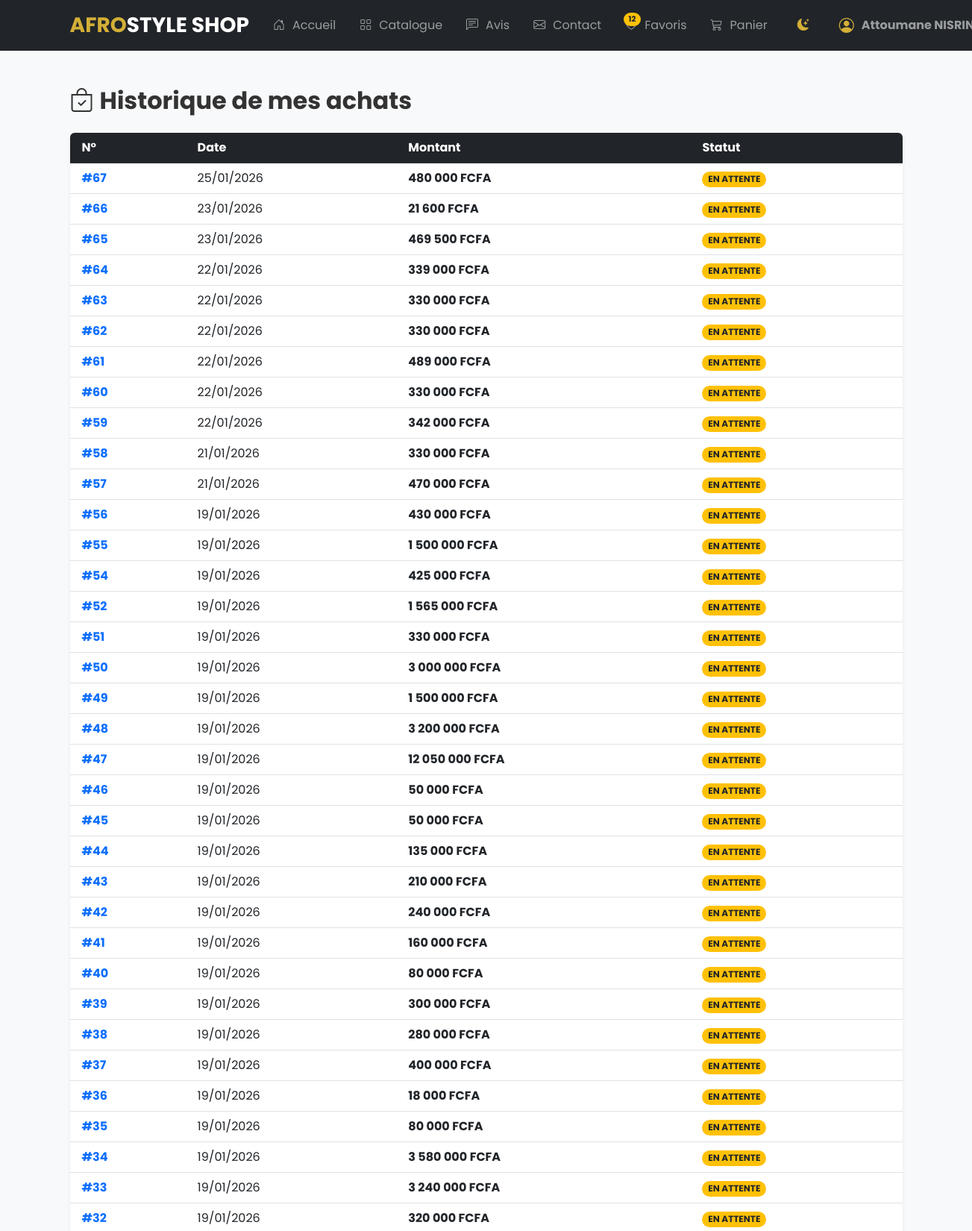
/commandes.php (signed in, upper part), run on the app's committed database.
### tables this page shows
CREATE TABLE IF NOT EXISTS `commande` (
  `id_commande` int NOT NULL AUTO_INCREMENT,
  `id_utilisateur` int NOT NULL,
  `date_commande` timestamp NULL DEFAULT CURRENT_TIMESTAMP,
  `montant_total` decimal(10,2) NOT NULL,
  `statut_commande` enum('en_attente','validee','expediee','livree','annulee') DEFAULT 'en_attente',
  PRIMARY KEY (`id_commande`),
  KEY `fk_commande_utilisateur` (`id_utilisateur`),
  CONSTRAINT `fk_commande_utilisateur` FOREIGN KEY (`id_utilisateur`) 
    REFERENCES `utilisateurs` (`id_utilisateur`) 
    ON DELETE CASCADE ON UPDATE CASCADE
);

### commandes.php (the view, shortened to what this page needs)
<?php
require_once 'commun/connexiondb.php';
$user_id = $_SESSION['utilisateur_id'];
include_once 'commun/header.php';
$sql = "SELECT * FROM commande WHERE id_utilisateur = ? ORDER BY date_commande DESC";
$stmt = $pdo->prepare($sql);
$stmt->execute([$user_id]);
$mes_commandes = $stmt->fetchAll();
?>
<div class="container py-5" style="min-height: 70vh;">
    <h2 class="fw-bold mb-4"><i class="bi bi-bag-check me-2"></i>Historique de mes achats</h2>
    <?php if(empty($mes_commandes)): ?>
        <div class="alert alert-light border shadow-sm p-4 text-center">
            <p>Vous n'avez pas encore passé de commande.</p>
            <a href="catalogue.php" class="btn btn-warning rounded-pill">Boutique</a>
        </div>
    <?php else: ?>
        <div class="table-responsive shadow-sm rounded">
            <table class="table table-hover align-middle bg-white mb-0">
                <thead class="table-dark">
                    <tr>
                        <th class="ps-3">N°</th>
                        <th>Date</th>
                        <th>Montant</th>
                        <th>Statut</th>
                    </tr>
                </thead>
                <tbody>
                    <?php foreach($mes_commandes as $cmd): ?>
                    <tr>
                        <td class="ps-3 fw-bold text-primary">#<?= $cmd['id_commande'] ?></td>
                        <td><?= date('d/m/Y', strtotime($cmd['date_commande'])) ?></td>
                        <td class="fw-bold"><?= number_format($cmd['montant_total'], 0, ',', ' ') ?> FCFA</td>
                        <td>
                            <span class="badge rounded-pill bg-warning text-dark">
                                <?= strtoupper(str_replace('_', ' ', $cmd['statut_commande'])) ?>
                            </span>
                        </td>
                    </tr>
                    <?php endforeach; ?>
                </tbody>
            </table>
        </div>
    <?php endif; ?>
</div>
<?php include_once 'commun/footer.php'; ?>

### commun/header.php (shortened to what this page needs)
<?php
$currentPage = basename($_SERVER['PHP_SELF']);
$nbFavoris = isset($_SESSION['favoris']) ? count($_SESSION['favoris']) : 0;
$isConnecte = isset($_SESSION['utilisateur_id']);
$userName = $_SESSION['utilisateur_nom'] ?? 'Mon compte';
?>
<!DOCTYPE html>
<html lang="fr" id="html-tag">
<head>
    <link href="https://cdn.jsdelivr.net/npm/bootstrap@5.3.0/dist/css/bootstrap.min.css" rel="stylesheet">
    <link rel="stylesheet" href="https://cdn.jsdelivr.net/npm/bootstrap-icons@1.11.0/font/bootstrap-icons.css">
    <link rel="stylesheet" href="public/CSS/style.css">
</head>
<body>
<nav class="navbar navbar-expand-lg navbar-dark bg-dark sticky-top">
    <div class="container">
        <a class="navbar-brand fw-bold fs-3" href="index.php">
            <span style="color: var(--afro-gold);">AFRO</span>STYLE SHOP
        </a>
        <div class="collapse navbar-collapse" id="navbarMenu">
            <ul class="navbar-nav ms-auto align-items-center">
                <li class="nav-item">
                    <a class="nav-link px-3 <?= ($currentPage == 'index.php') ? 'active-page' : '' ?>" href="index.php">
                        <i class="bi bi-house-door"></i> Accueil
                    </a>
                </li>
                <li class="nav-item">
                    <a class="nav-link px-3 <?= ($currentPage == 'catalogue.php') ? 'active-page' : '' ?>" href="catalogue.php">
                        <i class="bi bi-grid"></i> Catalogue
                    </a>
                </li>
                <li class="nav-item">
                    <a class="nav-link px-3 <?= ($currentPage == 'avis.php') ? 'active-page' : '' ?>" href="avis.php">
                        <i class="bi bi-chat-left-text"></i> Avis
                    </a>
                </li>
                <li class="nav-item">
                    <a class="nav-link px-3 <?= ($currentPage == 'contact.php') ? 'active-page' : '' ?>" href="contact.php">
                        <i class="bi bi-envelope"></i> Contact
                    </a>
                </li>
                <li class="nav-item">
                    <a class="nav-link px-3" href="favoris.php">
                        <div class="position-relative">
                            <?php if($nbFavoris > 0): ?><span class="badge rounded-pill bg-warning text-dark badge-notify"><?= $nbFavoris ?></span><?php endif; ?>
                        </div>
                        <span>Favoris</span>
                    </a>
                </li>
                <li class="nav-item me-lg-2">
                    <a class="nav-link px-3" href="panier.php">
                        <div class="position-relative">
                            <i class="bi bi-cart3"></i>
                        </div>
                        <span>Panier</span>
                    </a>
                </li>
                <li class="nav-item px-lg-2">
                    <a class="nav-link text-warning" id="theme-toggle" href="#">
                        <i class="bi bi-moon-stars-fill" id="theme-icon"></i>
                    </a>
                </li>
                <li class="nav-item dropdown border-lg-start ps-lg-3">
                    <?php if($isConnecte): ?>
                        <a class="nav-link dropdown-toggle" href="#" id="manualDropdownBtn">
                            <i class="bi bi-person-circle text-warning fs-5"></i>
                            <span class="fw-bold"><?= htmlspecialchars($userName) ?></span>
                        </a>
                    <?php else: ?>
                        <a class="btn btn-outline-warning btn-sm px-4 rounded-pill fw-bold" href="connexion.php">CONNEXION</a>
                    <?php endif; ?>
                </li>
            </ul>
        </div>
    </div>
</nav>
</body>
</html>

### commun/footer.php (shortened to what this page needs)
</body>
</html>

### public/CSS/style.css (style rules this page uses)
:root { --afro-gold: #D4AF37; --afro-gold-dark: #B8860B; --afro-black: #0c0b0b; --afro-light: #F8F9FA; --afro-creme: #f8f4eb; --text-main: #333333; --card-bg: #ffffff; }
body { font-family: 'Poppins', sans-serif; background-color: var(--afro-light) !important; color: var(--text-main) !important; transition: background-color 0.3s, color 0.3s; }
.text-warning, .text-gold { color: var(--afro-gold) !important; }

### commun/header.php (style rules this page uses)
:root { --afro-gold: #D4AF37; }
.nav-link { display: flex !important; align-items: center; gap: 10px; cursor: pointer; font-family: 'Poppins', sans-serif; white-space: nowrap; }
.badge-notify { font-size: 0.65rem; position: absolute; top: -5px; right: -5px; }

### data on the page
commande: id_commande "67", date_commande "25/01/2026", montant_total "480 000", statut_commande "EN ATTENTE"
commande: id_commande "66", date_commande "23/01/2026", montant_total "21 600", statut_commande "EN ATTENTE"
commande: id_commande "65", date_commande "23/01/2026", montant_total "469 500", statut_commande "EN ATTENTE"
commande: id_commande "64", date_commande "22/01/2026", montant_total "339 000", statut_commande "EN ATTENTE"
commande: id_commande "63", date_commande "22/01/2026", montant_total "330 000", statut_commande "EN ATTENTE"
commande: id_commande "62", date_commande "22/01/2026", montant_total "330 000", statut_commande "EN ATTENTE"
commande: id_commande "61", date_commande "22/01/2026", montant_total "489 000", statut_commande "EN ATTENTE"
commande: id_commande "60", date_commande "22/01/2026", montant_total "330 000", statut_commande "EN ATTENTE"
commande: id_commande "59", date_commande "22/01/2026", montant_total "342 000", statut_commande "EN ATTENTE"
commande: id_commande "58", date_commande "21/01/2026", montant_total "330 000", statut_commande "EN ATTENTE"
commande: id_commande "57", date_commande "21/01/2026", montant_total "470 000", statut_commande "EN ATTENTE"
commande: id_commande "56", date_commande "19/01/2026", montant_total "430 000", statut_commande "EN ATTENTE"
commande: id_commande "55", date_commande "19/01/2026", montant_total "1 500 000", statut_commande "EN ATTENTE"
commande: id_commande "54", date_commande "19/01/2026", montant_total "425 000", statut_commande "EN ATTENTE"
commande: id_commande "52", date_commande "19/01/2026", montant_total "1 565 000", statut_commande "EN ATTENTE"
commande: id_commande "51", date_commande "19/01/2026", montant_total "330 000", statut_commande "EN ATTENTE"
commande: id_commande "50", date_commande "19/01/2026", montant_total "3 000 000", statut_commande "EN ATTENTE"
commande: id_commande "49", date_commande "19/01/2026", montant_total "1 500 000", statut_commande "EN ATTENTE"
commande: id_commande "48", date_commande "19/01/2026", montant_total "3 200 000", statut_commande "EN ATTENTE"
commande: id_commande "47", date_commande "19/01/2026", montant_total "12 050 000", statut_commande "EN ATTENTE"
commande: id_commande "46", date_commande "19/01/2026", montant_total "50 000", statut_commande "EN ATTENTE"
commande: id_commande "45", date_commande "19/01/2026", montant_total "50 000", statut_commande "EN ATTENTE"
commande: id_commande "44", date_commande "19/01/2026", montant_total "135 000", statut_commande "EN ATTENTE"
commande: id_commande "43", date_commande "19/01/2026", montant_total "210 000", statut_commande "EN ATTENTE"
commande: id_commande "42", date_commande "19/01/2026", montant_total "240 000", statut_commande "EN ATTENTE"
commande: id_commande "41", date_commande "19/01/2026", montant_total "160 000", statut_commande "EN ATTENTE"
commande: id_commande "40", date_commande "19/01/2026", montant_total "80 000", statut_commande "EN ATTENTE"
commande: id_commande "39", date_commande "19/01/2026", montant_total "300 000", statut_commande "EN ATTENTE"
commande: id_commande "38", date_commande "19/01/2026", montant_total "280 000", statut_commande "EN ATTENTE"
commande: id_commande "37", date_commande "19/01/2026", montant_total "400 000", statut_commande "EN ATTENTE"
commande: id_commande "36", date_commande "19/01/2026", montant_total "18 000", statut_commande "EN ATTENTE"
commande: id_commande "35", date_commande "19/01/2026", montant_total "80 000", statut_commande "EN ATTENTE"
commande: id_commande "34", date_commande "19/01/2026", montant_total "3 580 000", statut_commande "EN ATTENTE"
commande: id_commande "33", date_commande "19/01/2026", montant_total "3 240 000", statut_commande "EN ATTENTE"
commande: id_commande "32", date_commande "19/01/2026", montant_total "320 000", statut_commande "EN ATTENTE"

### other printed values
$nbFavoris "12"
$userName "Attoumane…"
